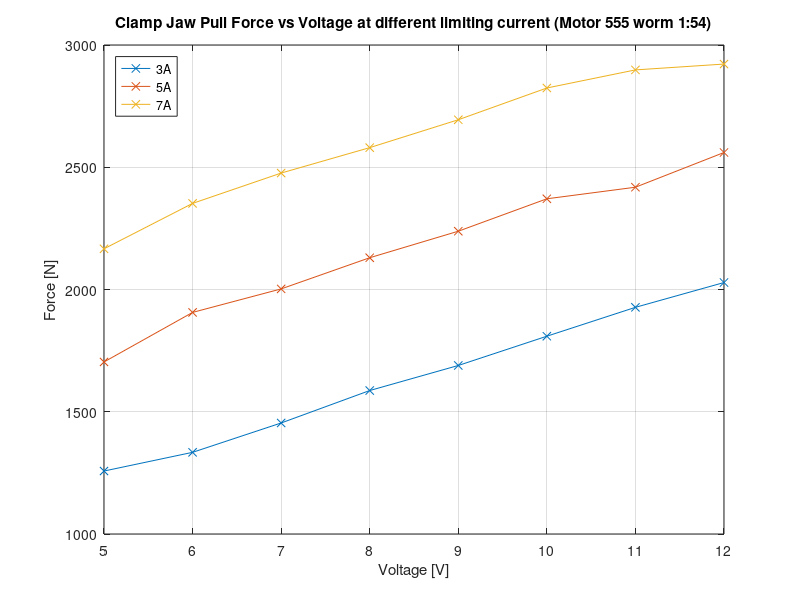

This chart was generated by the following MATLAB code:
clear
raw_data = csvread ("results.csv")

data_3000 = []
data_5000 = []
data_7000 = []

gear_ratio = 54

for data_line = raw_data'
  
  if (data_line(2) != gear_ratio)
    continue
  endif
  
 
  if (data_line(4) == 3000)
    data_3000 = [data_3000; data_line']
  endif
  if (data_line(4) == 5000)
    data_5000 = [data_5000; data_line']
  endif
  if (data_line(4) == 7000)
    data_7000 = [data_7000; data_line']
  endif
  
endfor

figure(1)
plot (
data_3000(:, 3)/1000,data_3000(:, 6),"-x",
data_5000(:, 3)/1000,data_5000(:, 6),"-x",
data_7000(:, 3)/1000,data_7000(:, 6),"-x"

)

xlabel ("Voltage [V]")
ylabel ("Force [N]");
legend ("3A","5A","7A", "location", "northwest");
title("Clamp Jaw Pull Force vs Voltage at different limiting current (Motor 555 worm 1:54)")
grid on
saveas(1,"plot_torque_current_54.jpg")

